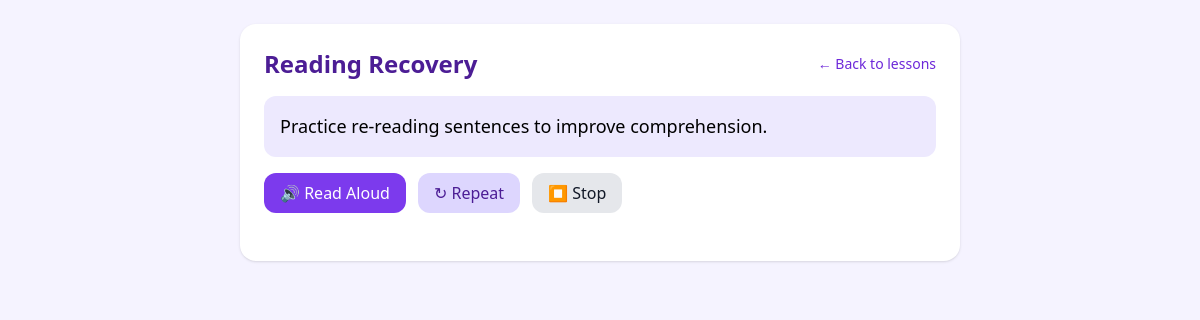
/lessons/2/ (signed in), run on the app's committed database.
### lessons/models.py (models this page shows, shortened)
class Lesson(models.Model):
    title = models.CharField(max_length=200)
    content_text = models.TextField()
    image = models.ImageField(upload_to="lessons/images/", blank=True, null=True)
    dyslexia_type = models.CharField(max_length=40, choices=DYSLEXIA_TYPES, default="Developmental")
    prompt = models.CharField(max_length=255, blank=True, default="")
    choice_a = models.CharField(max_length=120, blank=True, default="")
    choice_b = models.CharField(max_length=120, blank=True, default="")
    choice_c = models.CharField(max_length=120, blank=True, default="")
    correct_choice = models.CharField(max_length=1, blank=True, default="")  # "A" | "B" | "C"
    level = models.PositiveIntegerField(default=1)
    created_at = models.DateTimeField(auto_now_add=True)
    class Meta:
        ordering = ["level", "title"]

### lessons/views.py (the view)
# urls.py: path("<int:pk>/", views.lesson_detail, name="lesson_detail"),
@login_required
def lesson_detail(request, pk):
    lesson = get_object_or_404(Lesson, pk=pk)
    if getattr(request.user, "role", None) == "PARENT":
        return HttpResponseForbidden("Parents cannot take lessons.")
    return render(request, "lessons/lesson_detail.html", {
        "lesson": lesson,
        "title": lesson.title,
    })

### templates/lessons/lesson_detail.html (shortened to what this page needs)
<!DOCTYPE html>
<html>
<head>
  <script src="https://cdn.tailwindcss.com"></script>
</head>
<body class="bg-violet-50 min-h-screen">
  <div class="max-w-3xl mx-auto p-6">
    <div class="bg-white rounded-2xl p-6 shadow">
      <div class="flex items-center justify-between mb-4">
        <h1 class="text-2xl font-bold text-violet-900">{{ lesson.title }}</h1>
        <a href="{% url 'lesson_list' %}" class="text-sm text-violet-700 hover:underline">← Back to lessons</a>
      </div>
      <div class="p-4 bg-violet-100 rounded-xl text-lg leading-relaxed mb-4">
        {{ lesson.content_text }}
      </div>
      <div class="flex gap-3 mb-6">
        <button id="btnSpeak"
                class="px-4 py-2 bg-violet-600 text-white rounded-xl hover:bg-violet-700">
          🔊 Read Aloud
        </button>
        <button id="btnRepeat"
                class="px-4 py-2 bg-violet-200 text-violet-900 rounded-xl hover:bg-violet-300">
          ↻ Repeat
        </button>
        <button id="btnStop"
                class="px-4 py-2 bg-gray-200 text-gray-900 rounded-xl hover:bg-gray-300">
          ⏹ Stop
        </button>
      </div>
    </div>
  </div>
</body>
</html>

### data on the page
Lesson: title "Reading Recovery", content_text "Practice re-reading sentences to improve comprehension."
